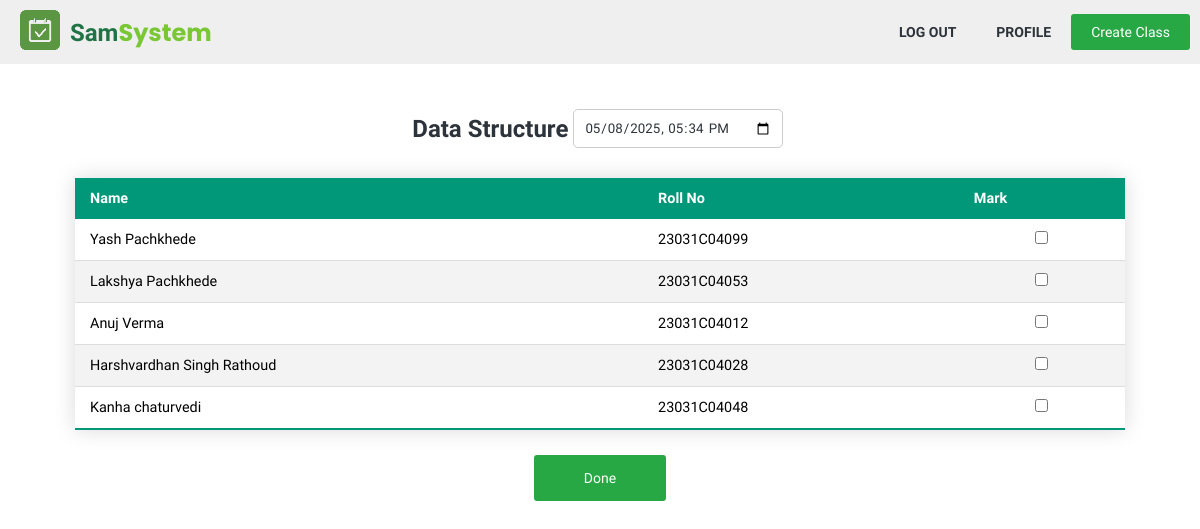
Before: /teacher/take_attendence.php?id=3 (signed in) with the older database file.
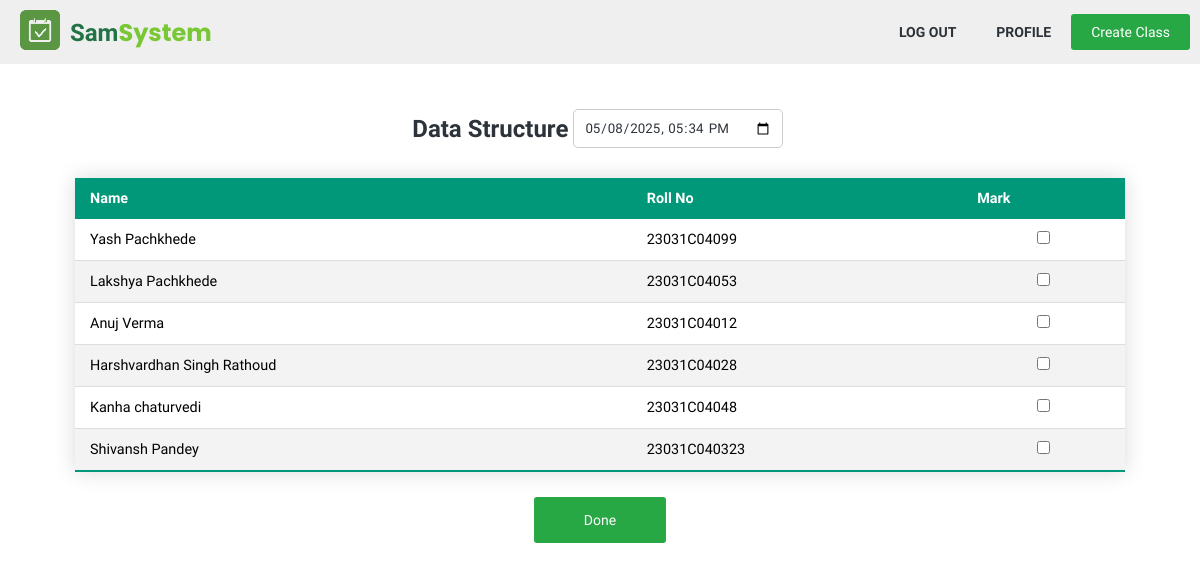
After: the same page with the newer database file.
### tables this page shows
CREATE TABLE `attends` (
  `student_id` int(11) NOT NULL,
  `class_id` int(11) NOT NULL,
  `date_joined` datetime DEFAULT current_timestamp()
);

CREATE TABLE `user` (
  `id` int(11) NOT NULL,
  `name` varchar(50) NOT NULL,
  `email` varchar(100) NOT NULL,
  `password` varchar(255) NOT NULL,
  `type` enum('student','teacher','admin') NOT NULL DEFAULT 'student',
  `approved` tinyint(1) NOT NULL DEFAULT 0,
  `date_created` date DEFAULT current_timestamp()
);

CREATE TABLE `student_profile` (
  `student_id` int(11) NOT NULL,
  `roll_no` varchar(15) NOT NULL,
  `branch` int(11) DEFAULT NULL,
  `bio` varchar(200) DEFAULT NULL
);

### utils.php (called while the page is built, shortened)
<?php
function getRecords($conn, $table, $parameter, $value){
	$stmt = $conn->prepare("SELECT * FROM $table WHERE $parameter = ?");
	$stmt->bind_param('i', $value);
	$stmt->execute();
	$result = $stmt->get_result();
	return $result;
}
?>

### teacher/take_attendence.php (the view, shortened to what this page needs)
<?php
require '../db/db_connector.php';
require '../utils.php';
$class_id = $_GET['id'];
$class_data = getRecords($conn, "class", "id", $class_id)->fetch_assoc();
?>
<!DOCTYPE html>
<html lang="en">
<head>
	<link rel="stylesheet" href="../css/util.css">
	<link rel="stylesheet" href="../css/style.css">
</head>
<body>
	<?php require '..\components\nav_sm.php'; ?>
	<div class="container mt40">
		<form action="take_attendence.php?id=<?=$class_id?>" method="POST">
			<div class="d-f-col">
				<div class="d-fcc">
					<h2 class="text-dark"><?=$class_data['name']?></h2>
					<input type="datetime-local" id="attendence_time" class="ml10 f-input w-i" name="attendence_time" value="<?=date('Y-m-d\TH:i')?>">
				</div>
				<table class="styled-table">
					<thead>
						<tr>
							<th>Name</th>
							<th>Roll No</th>
							<th>Mark</th>
						</tr>
					</thead>
					<tbody>
						<?php
						$all_students = getRecords($conn, "attends", "class_id", $class_id);
						while($row = $all_students->fetch_assoc()){
							$user_id = $row['student_id'];
							$user_data = getRecords($conn, "user", "id", $user_id)->fetch_assoc();
							$user_profile_data = getRecords($conn, "student_profile", "student_id", $user_id)->fetch_assoc();
							echo"
							<tr>
							<td>" . $user_data['name'] . "</td>
							<td>". $user_profile_data['roll_no'] ."</td>
							<td class='tac'><input type='checkbox' name='present[]' value='".$user_data['id']."'></td>
							</tr>
							<input type='hidden' name='all_students[]' value='".$user_data['id']."'>
							";
						}
						?>
					</tbody>
				</table>
				<button class="btn btn-form" type="submit">Done</button>
			</div>
		</form>
	</div>
</body>
</html>

Changed rows visible on the page:
added attends: student.name "Shivansh Pandey", student_profile.roll_no "23031C040323"
